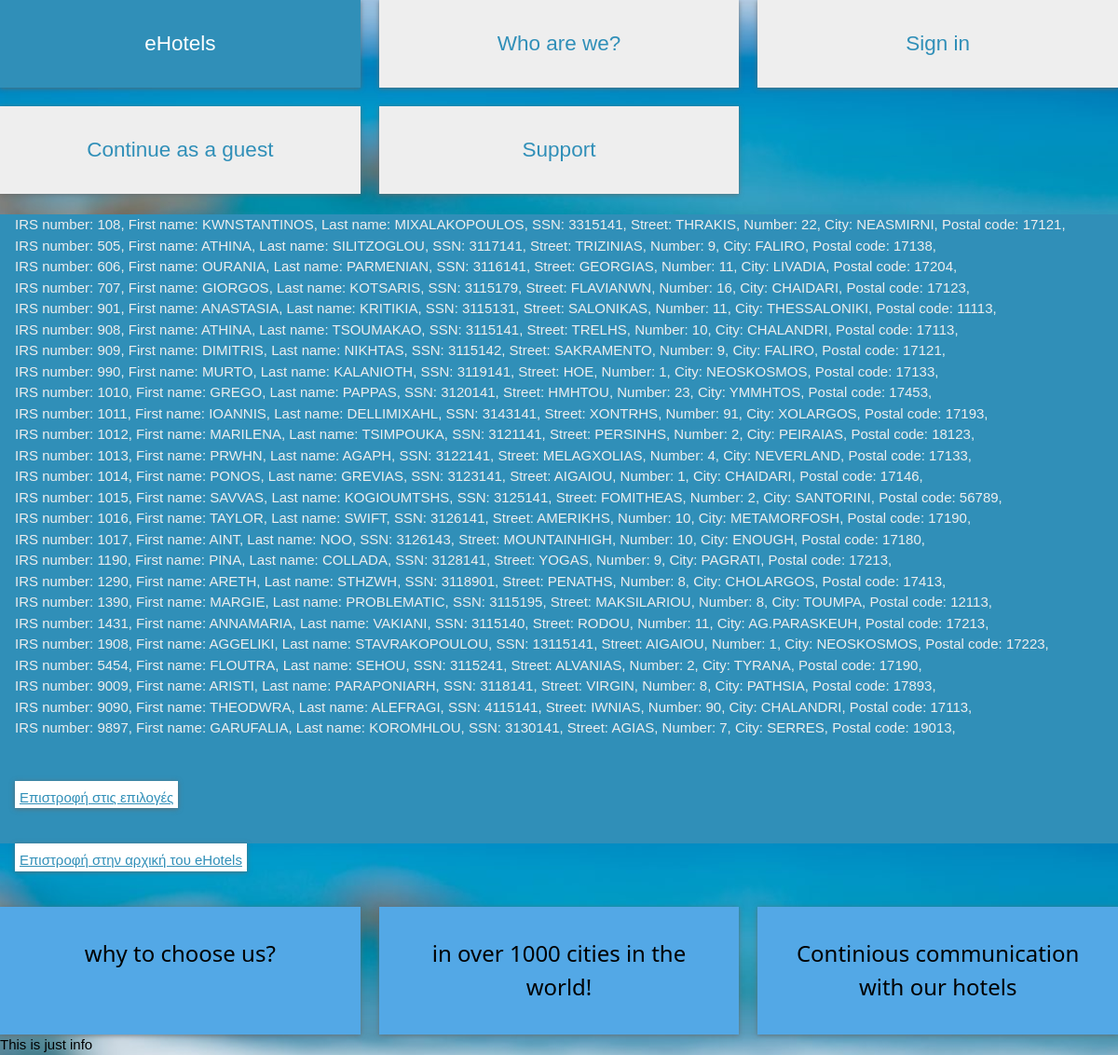
The page /view_employee.php on the database its author committed.
### tables this page shows
CREATE TABLE `employee` (
  `IRSnumber` int(11) NOT NULL,
  `SSN` int(11) NOT NULL,
  `First_name` varchar(45) NOT NULL,
  `Last_name` varchar(45) NOT NULL,
  `Street` varchar(45) NOT NULL,
  `Number` int(11) NOT NULL,
  `City` varchar(45) NOT NULL,
  `Postal_code` int(11) NOT NULL
);

### view_employee.php (the view, shortened to what this page needs)
<html lang="gre">
        <link rel="stylesheet" type="text/css" href="w3.css">  </head>
  <head>
        <link rel="stylesheet" type="text/css" href="eHotels.css">
        <link rel="stylesheet" type="text/css" href="checkbox.css" >
  <body>
    <div class="wrapper">
      <nav class="main-nav">
      <ul>
        <li>
          <a id="eHotelsClass" href=""> eHotels </a>
        </li>
        <li>
          <a href="">Who are we? </a>
        </li>
        <li>
          <a href="">Sign in </a>
        </li>
        <li>
          <a href="">Continue as a guest </a>
        </li>
        <li>
          <a href="">Support</a>
        </li>
      </ul>
     </nav>
<section class="backup-wrapper">
      <br>
<div class="w3-container w3-blue backup-wrapper">
  <?php
  $link = mysqli_connect("127.0.0.1","root","","test");
  $sql="SELECT * FROM employee";
  $result=mysqli_query($link,$sql);
  if(mysqli_num_rows($result) > 0){
    while($row =mysqli_fetch_assoc($result)){
        echo "IRS number: " .  $row["IRSnumber"] . ",  " .
              "First name: " . $row["First_name"] . ", " .
              "Last name: " .  $row["Last_name"] . ", " .
              "SSN: "       .  $row["SSN"] . ", " .
              "Street: "     . $row["Street"] . ", " .
              "Number: "     . $row["Number"] . ", " .
              "City: "       . $row["City"] . ", " .
              "Postal code: " .$row["Postal_code"] . ", " .
        "<br />";
    }
  }
?>
<br /><br />
<a href="admin.html" class="white-button">Επιστροφή στις επιλογές</a>
<br /><br /><br />
<a href="eHotels.html" class="white-button">Επιστροφή στην αρχική του eHotels</a>
</section>
<br /><br /><br />
    <section class="boxes">
    <div class="box">
      <h3>why to choose us?</h3>
    </div>
    <div class="box">
      <h3>in over 1000 cities in the world!</h3>
    </div>
    <div class="box">
      <h3>Continious communication with our hotels</h3>
    </div>
  </section>
<section class="info">
  <div>
    <p>
      This is just info
    </p>
  </div>
</section>
    </div>
  </body>
  </html>

### ANAFORA/Html,php/w3.css (style rules this page uses)
:root { --primary:rgb(83, 168, 230); --dark:rgb(48, 143, 184); --light:#fff; --shadow:0 1px 5px rgba(104,104,104, 0.8); --advancedSearch:#eee; }
html { box-sizing:border-box }
*,*:before,*:after { box-sizing:inherit }
html { -ms-text-size-adjust:100%;-webkit-text-size-adjust:100% }
body { margin:0 }
article,aside,details,figcaption,figure,footer,header,main,menu,nav,section,summary { display:block }
a { background-color:transparent;-webkit-text-decoration-skip:objects }
html,body { font-family:Verdana,sans-serif;font-size:15px;line-height:1.5 }
html { overflow-x:hidden }
h3 { font-size:24px }
h1,h2,h3,h4,h5,h6 { font-family:"Segoe UI",Arial,sans-serif;font-weight:400;margin:10px 0 }
a { color:inherit }
.w3-container:after,.w3-container:before,.w3-panel:after,.w3-panel:before,.w3-row:after,.w3-row:before,.w3-row-padding:after,.w3-row-padding:before, .w3-cell-row:before,.w3-cell-row:after,.w3-clear:after,.w3-clear:before,.w3-bar:before,.w3-bar:after { content:"";display:table;clear:both; }
.w3-container,.w3-panel { padding:0.01em 16px; background-color:var(--light); }
.w3-blue,.w3-hover-blue:hover { color:#eee!important;background-color:var(--dark)!important }

### ANAFORA/Html,php/eHotels.css (style rules this page uses)
:root { --primary:rgb(83, 168, 230); --dark:rgb(48, 143, 184); --light:#fff; --shadow:0 1px 5px rgba(104,104,104, 0.8); --advancedSearch:rgb(0, 0, 0); }
* { margin:0; padding:0; }
body { background-color:rgb(251, 253, 255); background: url("./image/eHotels.jpg"); background-size: cover; background-position: bottom; }
.backup-wrapper { min-height: 63%; }
.main-nav ul { min-height: 90px; display: grid; grid-gap: 20px; padding:0; list-style:none; grid-template-columns: repeat(3,1fr); }
.main-nav a { background: #eee; display: block; text-decoration: none; padding-top: 2rem; padding-bottom: 2rem; text-align: center; color:var(--dark); font-size: 1.5rem; box-shadow: var(--shadow); }
.boxes { display: grid; grid-gap: 20px; grid-template-columns: repeat(auto-fit,minmax(200px,1fr)); }
.box { background: var(--primary); text-align: center; padding:1.5rem 2rem; box-shadow: var(--shadow); }
.white-button { background-color: var(--light); color: var(--dark); box-shadow: var(--shadow); display:flex; position: absolute; padding-top: 7px; padding-left: 5px; padding-right: 5px; }

### ANAFORA/Html,php/checkbox.css (style rules this page uses)
:root { --primary:rgb(83, 168, 230); --dark:rgb(48, 143, 184); --light:#fff; --shadow:0 1px 5px rgba(104,104,104, 0.8); }

### rows shown on the page
employee: IRSnumber "108", First_name "KWNSTANTINOS", Last_name "MIXALAKOPOULOS", SSN "3315141", Street "THRAKIS", Number "22", City "NEASMIRNI", Postal_code "17121"
employee: IRSnumber "505", First_name "ATHINA", Last_name "SILITZOGLOU", SSN "3117141", Street "TRIZINIAS", Number "9", City "FALIRO", Postal_code "17138"
employee: IRSnumber "606", First_name "OURANIA", Last_name "PARMENIAN", SSN "3116141", Street "GEORGIAS", Number "11", City "LIVADIA", Postal_code "17204"
employee: IRSnumber "707", First_name "GIORGOS", Last_name "KOTSARIS", SSN "3115179", Street "FLAVIANWN", Number "16", City "CHAIDARI", Postal_code "17123"
employee: IRSnumber "901", First_name "ANASTASIA", Last_name "KRITIKIA", SSN "3115131", Street "SALONIKAS", Number "11", City "THESSALONIKI", Postal_code "11113"
employee: IRSnumber "908", First_name "ATHINA", Last_name "TSOUMAKAO", SSN "3115141", Street "TRELHS", Number "10", City "CHALANDRI", Postal_code "17113"
employee: IRSnumber "909", First_name "DIMITRIS", Last_name "NIKHTAS", SSN "3115142", Street "SAKRAMENTO", Number "9", City "FALIRO", Postal_code "17121"
employee: IRSnumber "990", First_name "MURTO", Last_name "KALANIOTH", SSN "3119141", Street "HOE", Number "1", City "NEOSKOSMOS", Postal_code "17133"
employee: IRSnumber "1010", First_name "GREGO", Last_name "PAPPAS", SSN "3120141", Street "HMHTOU", Number "23", City "YMMHTOS", Postal_code "17453"
employee: IRSnumber "1011", First_name "IOANNIS", Last_name "DELLIMIXAHL", SSN "3143141", Street "XONTRHS", Number "91", City "XOLARGOS", Postal_code "17193"
employee: IRSnumber "1012", First_name "MARILENA", Last_name "TSIMPOUKA", SSN "3121141", Street "PERSINHS", Number "2", City "PEIRAIAS", Postal_code "18123"
employee: IRSnumber "1013", First_name "PRWHN", Last_name "AGAPH", SSN "3122141", Street "MELAGXOLIAS", Number "4", City "NEVERLAND", Postal_code "17133"
employee: IRSnumber "1014", First_name "PONOS", Last_name "GREVIAS", SSN "3123141", Street "AIGAIOU", Number "1", City "CHAIDARI", Postal_code "17146"
employee: IRSnumber "1015", First_name "SAVVAS", Last_name "KOGIOUMTSHS", SSN "3125141", Street "FOMITHEAS", Number "2", City "SANTORINI", Postal_code "56789"
employee: IRSnumber "1016", First_name "TAYLOR", Last_name "SWIFT", SSN "3126141", Street "AMERIKHS", Number "10", City "METAMORFOSH", Postal_code "17190"
employee: IRSnumber "1017", First_name "AINT", Last_name "NOO", SSN "3126143", Street "MOUNTAINHIGH", Number "10", City "ENOUGH", Postal_code "17180"
employee: IRSnumber "1190", First_name "PINA", Last_name "COLLADA", SSN "3128141", Street "YOGAS", Number "9", City "PAGRATI", Postal_code "17213"
employee: IRSnumber "1290", First_name "ARETH", Last_name "STHZWH", SSN "3118901", Street "PENATHS", Number "8", City "CHOLARGOS", Postal_code "17413"
employee: IRSnumber "1390", First_name "MARGIE", Last_name "PROBLEMATIC", SSN "3115195", Street "MAKSILARIOU", Number "8", City "TOUMPA", Postal_code "12113"
employee: IRSnumber "1431", First_name "ANNAMARIA", Last_name "VAKIANI", SSN "3115140", Street "RODOU", Number "11", City "AG.PARASKEUH", Postal_code "17213"
employee: IRSnumber "1908", First_name "AGGELIKI", Last_name "STAVRAKOPOULOU", SSN "13115141", Street "AIGAIOU", Number "1", City "NEOSKOSMOS", Postal_code "17223"
employee: IRSnumber "5454", First_name "FLOUTRA", Last_name "SEHOU", SSN "3115241", Street "ALVANIAS", Number "2", City "TYRANA", Postal_code "17190"
employee: IRSnumber "9009", First_name "ARISTI", Last_name "PARAPONIARH", SSN "3118141", Street "VIRGIN", Number "8", City "PATHSIA", Postal_code "17893"
employee: IRSnumber "9090", First_name "THEODWRA", Last_name "ALEFRAGI", SSN "4115141", Street "IWNIAS", Number "90", City "CHALANDRI", Postal_code "17113"
employee: IRSnumber "9897", First_name "GARUFALIA", Last_name "KOROMHLOU", SSN "3130141", Street "AGIAS", Number "7", City "SERRES", Postal_code "19013"
